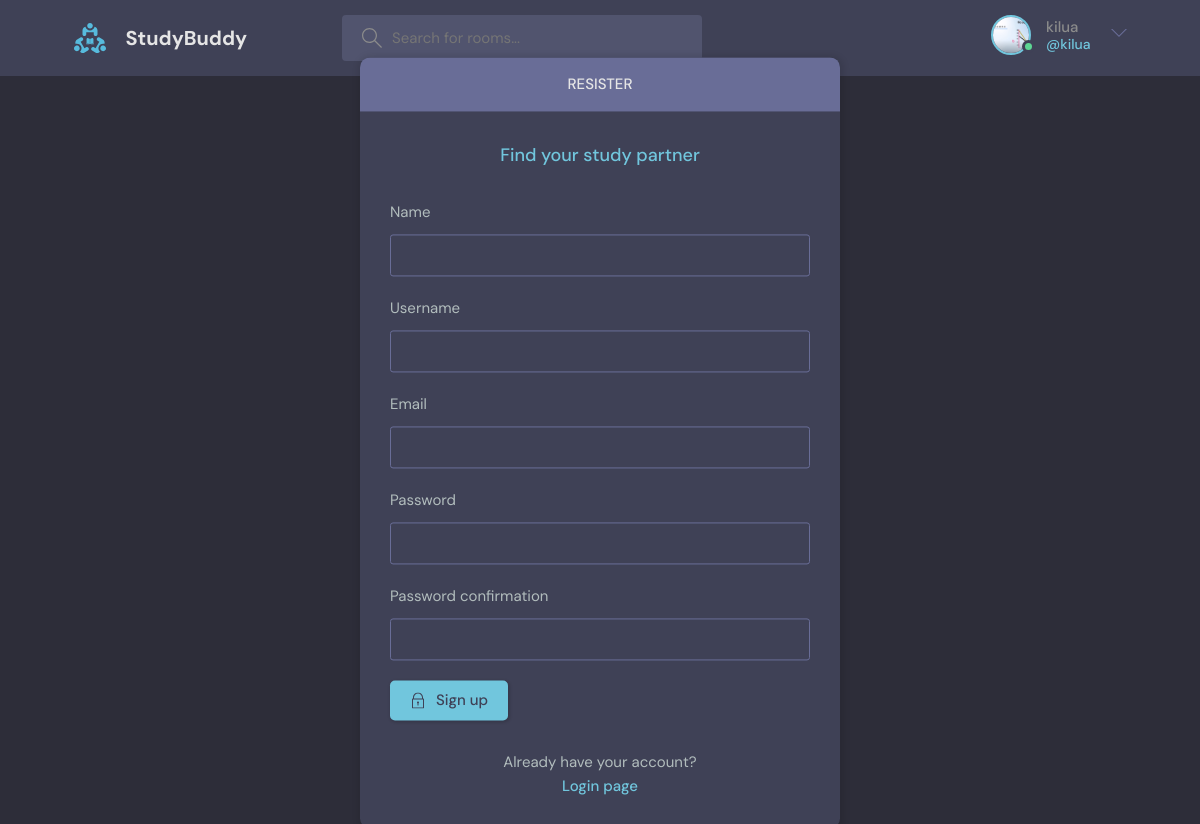
/resister/ (signed in), run on the app's committed database.
### base/models.py (models this page shows)
class User(AbstractUser):
    name = models.CharField(max_length=200, null = True)
    email = models.EmailField(unique=True, null=True)
    bio = models.TextField(null=True)
    avatar = models.ImageField(null= True, default = 'avatar.svg')
    USERNAME_FIELD = 'email'
    REQUIRED_FIELDS = []

### base/views.py (the view, shortened to what this page needs)
# urls.py: path('resister/', views.resister_user, name = 'resister_user'),
def resister_user(request):
    form = MyUserCreationForm()
    context = {'form' : form}
    return render(request, 'base/login_resister.html', context)

### base/forms.py
class MyUserCreationForm(UserCreationForm):
    class Meta:
        model = User
        fields = ['name','username','email','password1','password2']

### base/templates/base/login_resister.html (shortened to what this page needs)
{% extends 'main.html' %}
{% block content %}
<main class="auth layout">
  <div class="container">
    {% if page == 'login' %}
    <div class="layout__box">
      <div class="layout__boxHeader">
        <div class="layout__boxTitle">
          <h3>Login</h3>
        </div>
      </div>
      <div class="layout__body">
        <h2 class="auth__tagline">Find your study partner</h2>
        <form class="form" action="" method="POST">
          {% csrf_token %}
          <div class="form__group form__group">
            <label for="room_name">Email</label>
            <input id="username" name="email" type="text" placeholder="e.g. dennis_ivy" />
          </div>
          <div class="form__group">
            <label for="password">Password</label>
            <input id="password" name="password" type="password"
              placeholder="&bull;&bull;&bull;&bull;&bull;&bull;&bull;&bull;" />
          </div>
          <button class="btn btn--main" type="submit">
            <svg version="1.1" xmlns="http://www.w3.org/2000/svg" width="32" height="32" viewBox="0 0 32 32">
              <title>lock</title>
              <path
                d="M27 12h-1v-2c0-5.514-4.486-10-10-10s-10 4.486-10 10v2h-1c-0.553 0-1 0.447-1 1v18c0 0.553 0.447 1 1 1h22c0.553 0 1-0.447 1-1v-18c0-0.553-0.447-1-1-1zM8 10c0-4.411 3.589-8 8-8s8 3.589 8 8v2h-16v-2zM26 30h-20v-16h20v16z">
              </path>
              <path
                d="M15 21.694v4.306h2v-4.306c0.587-0.348 1-0.961 1-1.694 0-1.105-0.895-2-2-2s-2 0.895-2 2c0 0.732 0.413 1.345 1 1.694z">
              </path>
            </svg>
            Login
          </button>
        </form>
        <div class="auth__action">
          <p>Haven't signed up yet?</p>
          <a href="{% url 'resister_user'%}" class="btn btn--link">Sign Up</a>
        </div>
      </div>
    </div>
    {% else %}
    <div class="layout__box">
      <div class="layout__boxHeader">
        <div class="layout__boxTitle">
          <h3>Resister</h3>
        </div>
      </div>
      <div class="layout__body">
        <h2 class="auth__tagline">Find your study partner</h2>
        <form class="form" action="" method="POST">
          {% for field in form %}
          <div class="form__group form__group">
            <label for="room_name">{{field.label}}</label>
            {{field}}
          </div>
          {% endfor %}
          <button class="btn btn--main" type="submit">
            Sign up
          </button>
        </form>
        <div class="auth__action">
          <p>Already have your account?</p>
          <a href="{% url 'login_page'%}" class="btn btn--link">Login page</a>
        </div>
      </div>
    </div>
    {% endif %}
  </div>
</main>
{% endblock%}

### templates/navbar.html (shortened to what this page needs)
{% load static %}
<header class="header header--loggedIn">
    <div class="container">
      <a href="{% url 'home' %}" class="header__logo">
        <img src="{% static 'image/logo.svg' %}" />
        <h1>StudyBuddy</h1>
      </a>
      <form class="header__search" method="GET" action="{% url 'home' %}">
        <label>
          <input type = 'text' name = 'q' placeholder="Search for rooms..." />
        </label>
      </form>
      <nav class="header__menu">
        <div class="header__user">
        {% if request.user.is_authenticated %}
          <a href="{% url 'user_profile' request.user.id %}">
            <div class="avatar avatar--medium active">
              <img src="{{request.user.avatar.url}}" />
            </div>
            <p>{{request.user.username}}<span>@{{request.user.username}}</span></p>
          </a>
          <button class="dropdown-button">
            <svg version="1.1" xmlns="http://www.w3.org/2000/svg" width="32" height="32" viewBox="0 0 32 32">
              <title>chevron-down</title>
              <path d="M16 21l-13-13h-3l16 16 16-16h-3l-13 13z"></path>
            </svg>
          </button>
        </div>
        {% else %}
        <a href="{% url 'login_page' %}">
            <img src="{% static 'image/avatar.svg' %}" />
            <p>Login</p>
        </a>
        {% endif %}
      </nav>
    </div>
  </header>

### data on the page
User: user.avatar (picture), user.username "kilua"

### other printed values
{{ field.label }} "Name" "Username" "Email" "Password" "Password confirmation"
